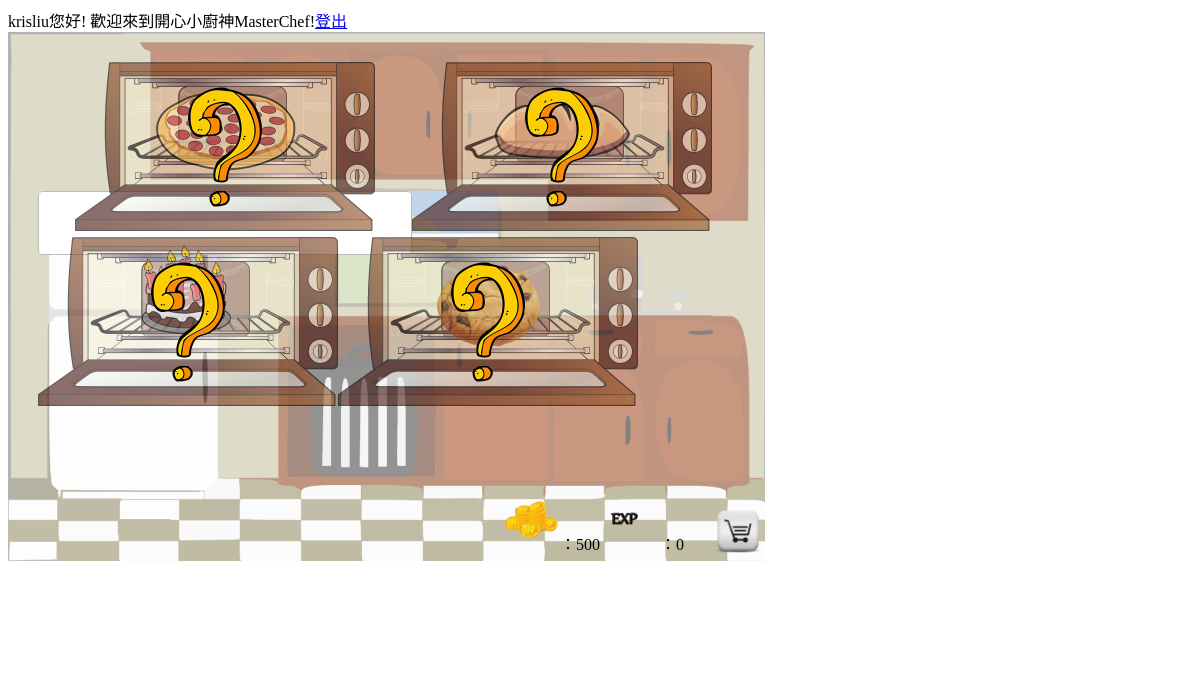
Page /old_masterchef/home.php (signed in) on the earlier database version.
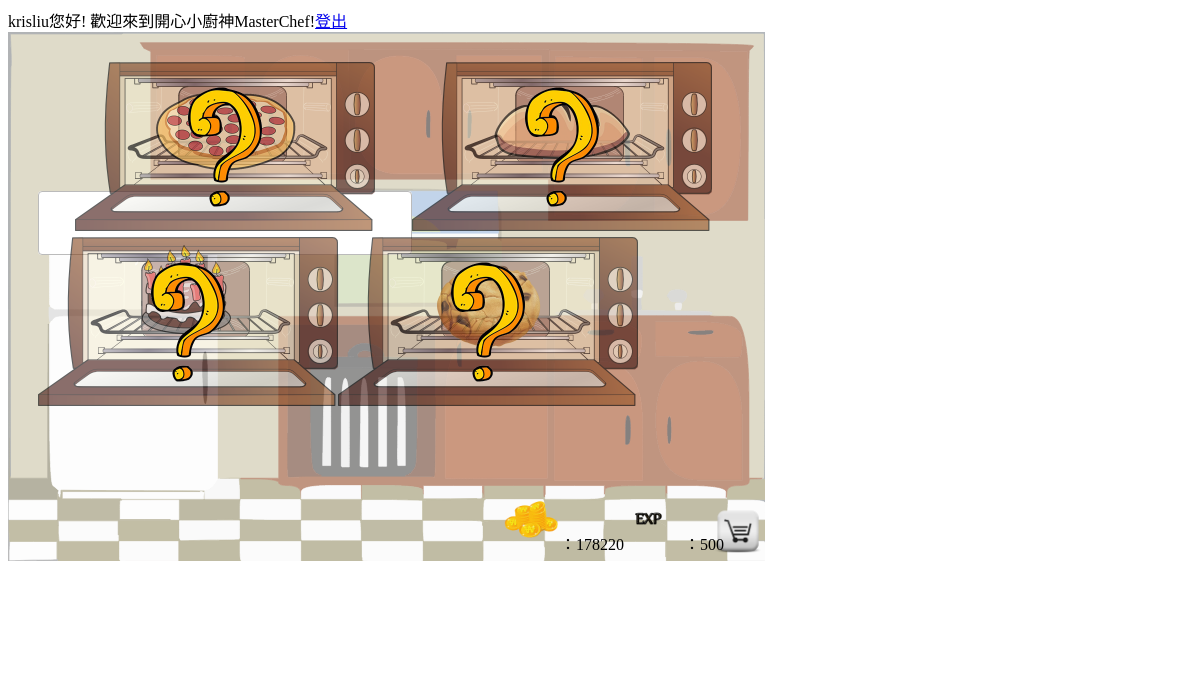
Same page on the later database version.
### tables this page shows
CREATE TABLE IF NOT EXISTS `user` (
  `id` varchar(30) NOT NULL,
  `password` varchar(30) NOT NULL,
  `nickname` varchar(30) NOT NULL,
  `gender` int(11) NOT NULL,
  `cash` int(11) NOT NULL,
  `exp` int(11) NOT NULL
);

### old_masterchef/home.php (the view, shortened to what this page needs)
<?php
require("config.php");
?>
<head>
</head>
<html>
<body>
<div class="coinexp">
<?php
$sql2 = "select * from user ";
$results2=mysqli_query($conn,$sql2);
$rs2=mysqli_fetch_array($results2);
echo "<img src=\"pics\cash.png\" style=\"width:60px\" />：";
echo $rs2['cash'];
echo "<img src=\"pics\EXP.png\" style=\"width:60px\" />：";
echo $rs2['exp'];
?>
</div>
<div class="game">
<a href="shop.php"><img src="pics/shop.png" id="shop" width="60px" height="auto" ></a>
<?php
    $uid=$_SESSION['uID'];
    $sql = "select * from oven where `uid`='$uid';";
    mysqli_query($conn,$sql) or die("MySQL query error");
    $results=mysqli_query($conn,$sql);
    $rs=mysqli_fetch_array($results);
    if ($rs['pizzaoven']==0){
        echo "<a class=\"js-open-modal btn\" href=\"#\" data-modal-id=\"buypizzaoven\"><img src=\"pics/pizzaovenlocked.png\" id=\"pizzaoven\" width=\"300px\"></a>";
    }
    else
        echo "<a href=\"pizzaoven.php\"><img src=\"pics/pizzaovenunlocked.png\" id=\"pizzaoven\" width=\"300px\">";
    if ($rs['breadoven']==0)
        echo "<a class=\"js-open-modal\" href=\"#\" data-modal-id=\"buybreadoven\"><img src=\"pics/breadovenlocked.png\" id=\"breadoven\" width=\"300px\"></a>";
    else
        echo "<a href=\"breadoven.php\"><img src=\"pics/breadovenunlocked.png\" id=\"breadoven\" width=\"300px\"></a>";
    if ($rs['cakeoven']==0)
        echo "<a class=\"js-open-modal\" href=\"#\" data-modal-id=\"buycakeoven\"><img src=\"pics/cakeovenlocked.png\" id=\"cakeoven\" width=\"300px\"></a>";
    else
        echo "<a href=\"cakeoven.php\"><img src=\"pics/cakeovenunlocked.png\" id=\"cakeoven\" width=\"300px\"></a>";
    if ($rs['cookieoven']==0)
        echo "<a class=\"js-open-modal\" href=\"#\" data-modal-id=\"buycookieoven\"><img src=\"pics/cookieovenlocked.png\" id=\"cookieoven\" width=\"300px\"></a>";
    else
        echo "<a href=\"cookieoven.php\"><img src=\"pics/cookieovenunlocked.png\" id=\"cookieoven\" width=\"300px\"></a>";
?>
</body>
</html>

Differences in the rows shown:
no longer on this page (row edited): user: cash "500", exp "0"
added user: cash "178220", exp "500"
